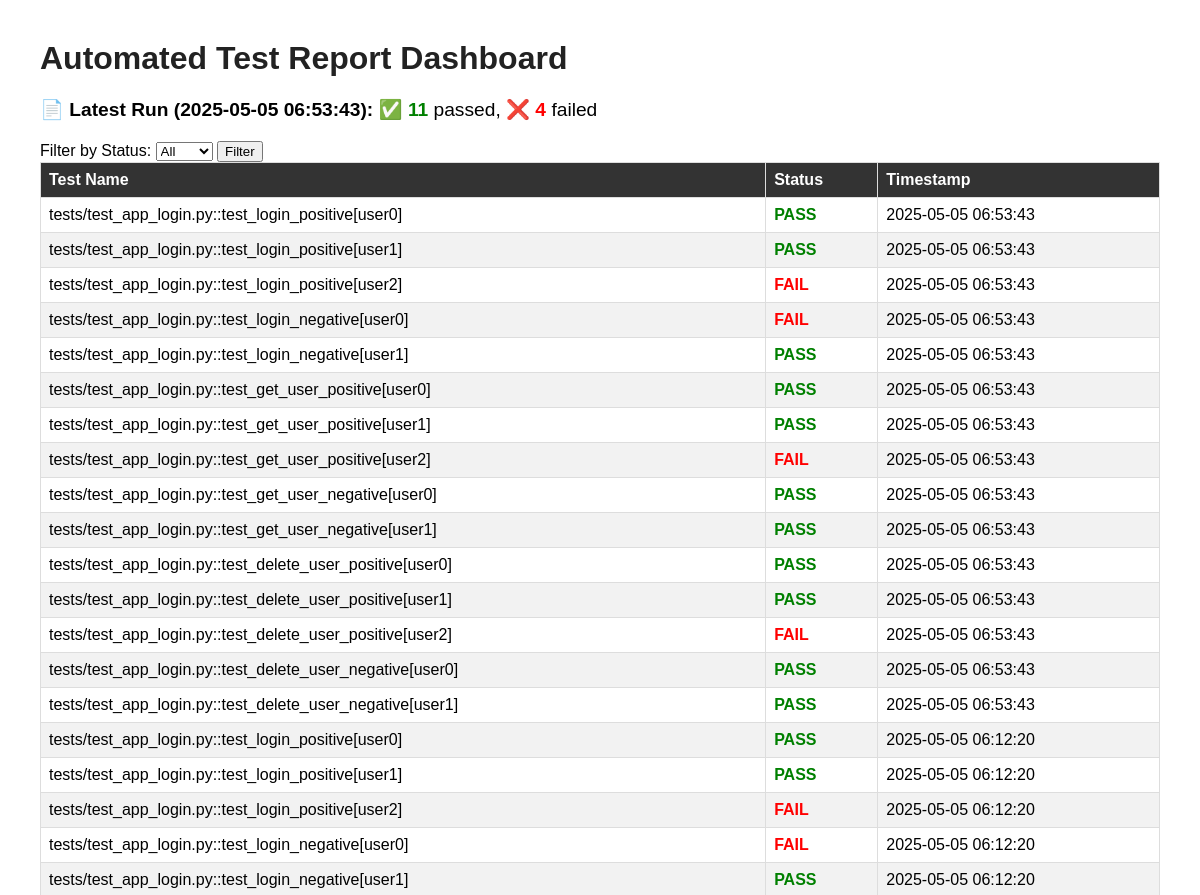
Before: / (upper part) with the older database file.
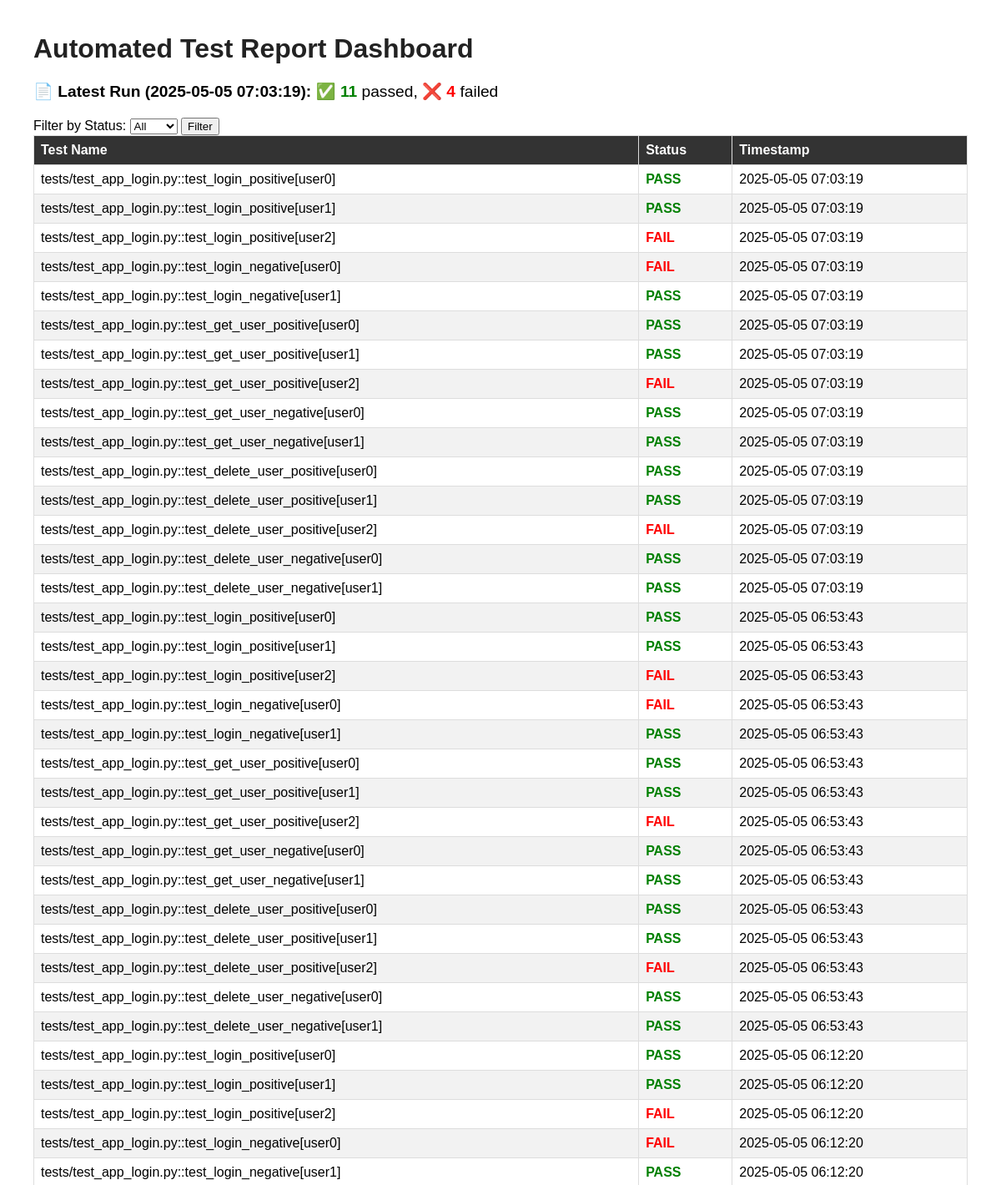
After: the same page with the newer database file.
### tables this page shows
CREATE TABLE test_results (id INTEGER PRIMARY KEY AUTOINCREMENT, run_id TEXT, timestamp TEXT, test_name TEXT, status TEXT );

### dashboard_app.py (the view)
@app.route("/")
def dashboard():
    try:
        conn = sqlite3.connect(REPORT_DB_PATH, check_same_thread=False)
        conn.row_factory = sqlite3.Row  # ✅ Enable named access
        cursor = conn.cursor()
        status_filter = request.args.get("status")
        if status_filter:
            cursor.execute("SELECT * FROM test_results WHERE status=? ORDER BY timestamp DESC", (status_filter,))
        else:
            cursor.execute("SELECT * FROM test_results ORDER BY timestamp DESC")
        results = cursor.fetchall()
        cursor.execute("SELECT run_id FROM test_results ORDER BY timestamp DESC LIMIT 1")
        latest_run = cursor.fetchone()
        summary = {"timestamp": "N/A", "PASS": 0, "FAIL": 0}
        if latest_run:
            latest_run_id = latest_run["run_id"]
            cursor.execute("SELECT timestamp FROM test_results WHERE run_id=? LIMIT 1", (latest_run_id,))
            ts_row = cursor.fetchone()
            summary["timestamp"] = ts_row["timestamp"] if ts_row else "N/A"
            cursor.execute("SELECT status, COUNT(*) FROM test_results WHERE run_id=? GROUP BY status", (latest_run_id,))
            counts = cursor.fetchall()
            for row in counts:
                summary[row["status"]] = row["COUNT(*)"]
        conn.close()
        summary["PASS"] = summary.get("PASS", 0)
        summary["FAIL"] = summary.get("FAIL", 0)
        return render_template("dashboard.html", results=results, summary=summary)
    except Exception as e:
        return f"<h1>Error</h1><p>{e}</p>"

### templates/dashboard.html (shortened to what this page needs)
<!DOCTYPE html>
<html>
<head>
</head>
<body>
    <h1>Automated Test Report Dashboard</h1>
    <div class="summary">
        📄 <strong>Latest Run ({{ summary.timestamp or 'N/A' }}):</strong>
        ✅ <span class="pass">{{ summary.PASS }}</span> passed,
        ❌ <span class="fail">{{ summary.FAIL }}</span> failed
    </div>
    <form method="get">
        Filter by Status:
        <select name="status">
            <option value="">All</option>
        </select>
        <button type="submit">Filter</button>
    </form>
    <table>
        <thead>
            <tr>
                <th>Test Name</th>
                <th>Status</th>
                <th>Timestamp</th>
            </tr>
        </thead>
        <tbody>
            {% for row in results %}
            <tr>
                <td>{{ row['test_name'] }}</td>
                <td class="{{ row['status']|lower }}">{{ row['status'] }}</td>
                <td>{{ row['timestamp'] }}</td>
            </tr>
            {% endfor %}
        </tbody>
    </table>
</body>
</html>

### templates/dashboard.html (style rules this page uses)
body { font-family: Arial; margin: 40px; }
h1 { color: #222; }
.summary { font-size: 1.2em; margin-bottom: 20px; }
table { border-collapse: collapse; width: 100%; }
th, td { border: 1px solid #ddd; padding: 8px; text-align: left; }
tr:nth-child(even) { background-color: #f2f2f2; }
th { background-color: #333; color: white; }
.pass { color: green; font-weight: bold; }
.fail { color: red; font-weight: bold; }

Changed rows visible on the page:
added test_results: timestamp "2025-05-05 07:03:19", test_name "tests/test_app_login.py::test_login_positive[user0]", status "PASS"
added test_results: test_name "tests/test_app_login.py::test_login_positive[user1]", status "PASS", timestamp "2025-05-05 07:03:19"
added test_results: test_name "tests/test_app_login.py::test_login_positive[user2]", status "FAIL", timestamp "2025-05-05 07:03:19"
added test_results: test_name "tests/test_app_login.py::test_login_negative[user0]", status "FAIL", timestamp "2025-05-05 07:03:19"
added test_results: test_name "tests/test_app_login.py::test_login_negative[user1]", status "PASS", timestamp "2025-05-05 07:03:19"
added test_results: test_name "tests/test_app_login.py::test_get_user_positive[user0]", status "PASS", timestamp "2025-05-05 07:03:19"
added test_results: test_name "tests/test_app_login.py::test_get_user_positive[user1]", status "PASS", timestamp "2025-05-05 07:03:19"
added test_results: test_name "tests/test_app_login.py::test_get_user_positive[user2]", status "FAIL", timestamp "2025-05-05 07:03:19"
added test_results: test_name "tests/test_app_login.py::test_get_user_negative[user0]", status "PASS", timestamp "2025-05-05 07:03:19"
added test_results: test_name "tests/test_app_login.py::test_get_user_negative[user1]", status "PASS", timestamp "2025-05-05 07:03:19"
added test_results: test_name "tests/test_app_login.py::test_delete_user_positive[user0]", status "PASS", timestamp "2025-05-05 07:03:19"
added test_results: test_name "tests/test_app_login.py::test_delete_user_positive[user1]", status "PASS", timestamp "2025-05-05 07:03:19"
added test_results: test_name "tests/test_app_login.py::test_delete_user_positive[user2]", status "FAIL", timestamp "2025-05-05 07:03:19"
added test_results: test_name "tests/test_app_login.py::test_delete_user_negative[user0]", status "PASS", timestamp "2025-05-05 07:03:19"
added test_results: test_name "tests/test_app_login.py::test_delete_user_negative[user1]", status "PASS", timestamp "2025-05-05 07:03:19"
Other visible differences:
{{ summary.timestamp or 'N/A' }}: "2025-05-05 06:53:43" → "2025-05-05 07:03:19"
